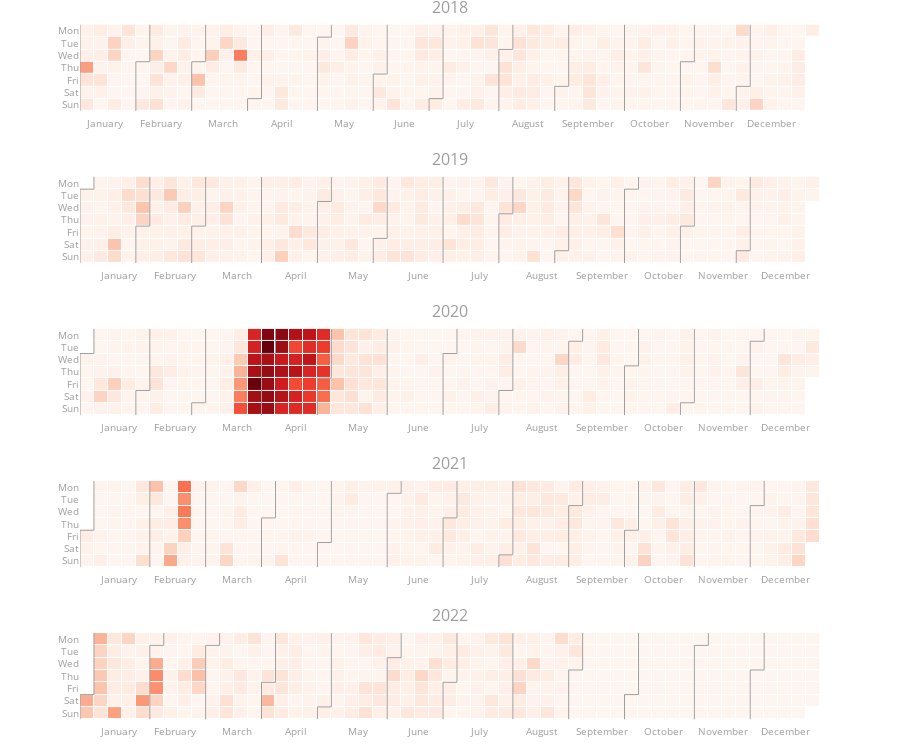

The cell this chart's notebook holds for it:
### Code cell
fig = calplot(
         events.reset_index(),
         x="FlightDate",
         y="Cancelled",
         colorscale="Reds",
         years_title=True
)
fig.show()

### Figure 1 — Plotly figure (JSON) as saved in the notebook; plotly's stock layout.template omitted (floating-point values rounded to 4 significant figures; data arrays with more than 128 entries replaced by an {"elided": "..."} marker saying what was removed)
{"data": [{"colorscale": [[0, "rgb(255,245,240)"], [0.125, "rgb(254,224,210)"], [0.25, "rgb(252,187,161)"], [0.375, "rgb(252,146,114)"], [0.5, "rgb(251,106,74)"], [0.625, "rgb(239,59,44)"], [0.75, "rgb(203,24,29)"], [0.875, "rgb(165,15,21)"], [1, "rgb(103,0,13)"]], "customdata": {"elided": "365x2 str values"}, "hovertemplate": "%{customdata[0]} <br>Week=%{x} <br>%{customdata[1]}=%{z}", "name": "2018", "showscale": false, "type": "heatmap", "x": {"elided": "365 int values"}, "xaxis": "x", "xgap": 1, "y": {"elided": "365 int values"}, "yaxis": "y", "ygap": 1, "z": {"elided": "365 float values"}, "zmax": 0.5336, "zmin": 0}, {"hoverinfo": "skip", "line": {"color": "#9e9e9e", "width": 1}, "mode": "lines", "type": "scatter", "x": [0.5, 0.5], "xaxis": "x", "y": [-0.5, 6.5], "yaxis": "y"}, {"hoverinfo": "skip", "line": {"color": "#9e9e9e", "width": 1}, "mode": "lines", "type": "scatter", "x": [4.5, 4.5], "xaxis": "x", "y": [2.5, 6.5], "yaxis": "y"}, {"hoverinfo": "skip", "line": {"color": "#9e9e9e", "width": 1}, "mode": "lines", "type": "scatter", "x": [4.5, 5.5], "xaxis": "x", "y": [2.5, 2.5], "yaxis": "y"}, {"hoverinfo": "skip", "line": {"color": "#9e9e9e", "width": 1}, "mode": "lines", "type": "scatter", "x": [5.5, 5.5], "xaxis": "x", "y": [2.5, -0.5], "yaxis": "y"}, {"hoverinfo": "skip", "line": {"color": "#9e9e9e", "width": 1}, "mode": "lines", "type": "scatter", "x": [8.5, 8.5], "xaxis": "x", "y": [2.5, 6.5], "yaxis": "y"}, {"hoverinfo": "skip", "line": {"color": "#9e9e9e", "width": 1}, "mode": "lines", "type": "scatter", "x": [8.5, 9.5], "xaxis": "x", "y": [2.5, 2.5], "yaxis": "y"}, {"hoverinfo": "skip", "line": {"color": "#9e9e9e", "width": 1}, "mode": "lines", "type": "scatter", "x": [9.5, 9.5], "xaxis": "x", "y": [2.5, -0.5], "yaxis": "y"}, {"hoverinfo": "skip", "line": {"color": "#9e9e9e", "width": 1}, "mode": "lines", "type": "scatter", "x": [12.5, 12.5], "xaxis": "x", "y": [5.5, 6.5], "yaxis": "y"}, {"hoverinfo": "skip", "line": {"color": "#9e9e9e", "width": 1}, "mode": "lines", "type": "scatter", "x": [12.5, 13.5], "xaxis": "x", "y": [5.5, 5.5], "yaxis": "y"}, {"hoverinfo": "skip", "line": {"color": "#9e9e9e", "width": 1}, "mode": "lines", "type": "scatter", "x": [13.5, 13.5], "xaxis": "x", "y": [5.5, -0.5], "yaxis": "y"}, {"hoverinfo": "skip", "line": {"color": "#9e9e9e", "width": 1}, "mode": "lines", "type": "scatter", "x": [17.5, 17.5], "xaxis": "x", "y": [0.5, 6.5], "yaxis": "y"}, {"hoverinfo": "skip", "line": {"color": "#9e9e9e", "width": 1}, "mode": "lines", "type": "scatter", "x": [17.5, 18.5], "xaxis": "x", "y": [0.5, 0.5], "yaxis": "y"}, {"hoverinfo": "skip", "line": {"color": "#9e9e9e", "width": 1}, "mode": "lines", "type": "scatter", "x": [18.5, 18.5], "xaxis": "x", "y": [0.5, -0.5], "yaxis": "y"}, {"hoverinfo": "skip", "line": {"color": "#9e9e9e", "width": 1}, "mode": "lines", "type": "scatter", "x": [21.5, 21.5], "xaxis": "x", "y": [3.5, 6.5], "yaxis": "y"}, {"hoverinfo": "skip", "line": {"color": "#9e9e9e", "width": 1}, "mode": "lines", "type": "scatter", "x": [21.5, 22.5], "xaxis": "x", "y": [3.5, 3.5], "yaxis": "y"}, {"hoverinfo": "skip", "line": {"color": "#9e9e9e", "width": 1}, "mode": "lines", "type": "scatter", "x": [22.5, 22.5], "xaxis": "x", "y": [3.5, -0.5], "yaxis": "y"}, {"hoverinfo": "skip", "line": {"color": "#9e9e9e", "width": 1}, "mode": "lines", "type": "scatter", "x": [25.5, 25.5], "xaxis": "x", "y": [5.5, 6.5], "yaxis": "y"}, {"hoverinfo": "skip", "line": {"color": "#9e9e9e", "width": 1}, "mode": "lines", "type": "scatter", "x": [25.5, 26.5], "xaxis": "x", "y": [5.5, 5.5], "yaxis": "y"}, {"hoverinfo": "skip", "line": {"color": "#9e9e9e", "width": 1}, "mode": "lines", "type": "scatter", "x": [26.5, 26.5], "xaxis": "x", "y": [5.5, -0.5], "yaxis": "y"}, {"hoverinfo": "skip", "line": {"color": "#9e9e9e", "width": 1}, "mode": "lines", "type": "scatter", "x": [30.5, 30.5], "xaxis": "x", "y": [1.5, 6.5], "yaxis": "y"}, {"hoverinfo": "skip", "line": {"color": "#9e9e9e", "width": 1}, "mode": "lines", "type": "scatter", "x": [30.5, 31.5], "xaxis": "x", "y": [1.5, 1.5], "yaxis": "y"}, {"hoverinfo": "skip", "line": {"color": "#9e9e9e", "width": 1}, "mode": "lines", "type": "scatter", "x": [31.5, 31.5], "xaxis": "x", "y": [1.5, -0.5], "yaxis": "y"}, {"hoverinfo": "skip", "line": {"color": "#9e9e9e", "width": 1}, "mode": "lines", "type": "scatter", "x": [34.5, 34.5], "xaxis": "x", "y": [4.5, 6.5], "yaxis": "y"}, {"hoverinfo": "skip", "line": {"color": "#9e9e9e", "width": 1}, "mode": "lines", "type": "scatter", "x": [34.5, 35.5], "xaxis": "x", "y": [4.5, 4.5], "yaxis": "y"}, {"hoverinfo": "skip", "line": {"color": "#9e9e9e", "width": 1}, "mode": "lines", "type": "scatter", "x": [35.5, 35.5], "xaxis": "x", "y": [4.5, -0.5], "yaxis": "y"}, {"hoverinfo": "skip", "line": {"color": "#9e9e9e", "width": 1}, "mode": "lines", "type": "scatter", "x": [39.5, 39.5], "xaxis": "x", "y": [-0.5, 6.5], "yaxis": "y"}, {"hoverinfo": "skip", "line": {"color": "#9e9e9e", "width": 1}, "mode": "lines", "type": "scatter", "x": [43.5, 43.5], "xaxis": "x", "y": [2.5, 6.5], "yaxis": "y"}, {"hoverinfo": "skip", "line": {"color": "#9e9e9e", "width": 1}, "mode": "lines", "type": "scatter", "x": [43.5, 44.5], "xaxis": "x", "y": [2.5, 2.5], "yaxis": "y"}, {"hoverinfo": "skip", "line": {"color": "#9e9e9e", "width": 1}, "mode": "lines", "type": "scatter", "x": [44.5, 44.5], "xaxis": "x", "y": [2.5, -0.5], "yaxis": "y"}, {"hoverinfo": "skip", "line": {"color": "#9e9e9e", "width": 1}, "mode": "lines", "type": "scatter", "x": [47.5, 47.5], "xaxis": "x", "y": [4.5, 6.5], "yaxis": "y"}, {"hoverinfo": "skip", "line": {"color": "#9e9e9e", "width": 1}, "mode": "lines", "type": "scatter", "x": [47.5, 48.5], "xaxis": "x", "y": [4.5, 4.5], "yaxis": "y"}, {"hoverinfo": "skip", "line": {"color": "#9e9e9e", "width": 1}, "mode": "lines", "type": "scatter", "x": [48.5, 48.5], "xaxis": "x", "y": [4.5, -0.5], "yaxis": "y"}, {"colorscale": [[0, "rgb(255,245,240)"], [0.125, "rgb(254,224,210)"], [0.25, "rgb(252,187,161)"], [0.375, "rgb(252,146,114)"], [0.5, "rgb(251,106,74)"], [0.625, "rgb(239,59,44)"], [0.75, "rgb(203,24,29)"], [0.875, "rgb(165,15,21)"], [1, "rgb(103,0,13)"]], "customdata": {"elided": "365x2 str values"}, "hovertemplate": "%{customdata[0]} <br>Week=%{x} <br>%{customdata[1]}=%{z}", "name": "2019", "showscale": false, "type": "heatmap", "x": {"elided": "365 int values"}, "xaxis": "x2", "xgap": 1, "y": {"elided": "365 int values"}, "yaxis": "y2", "ygap": 1, "z": {"elided": "365 float values"}, "zmax": 0.5336, "zmin": 0}, {"hoverinfo": "skip", "line": {"color": "#9e9e9e", "width": 1}, "mode": "lines", "type": "scatter", "x": [-0.5, -0.5], "xaxis": "x2", "y": [0.5, 6.5], "yaxis": "y2"}, {"hoverinfo": "skip", "line": {"color": "#9e9e9e", "width": 1}, "mode": "lines", "type": "scatter", "x": [-0.5, 0.5], "xaxis": "x2", "y": [0.5, 0.5], "yaxis": "y2"}, {"hoverinfo": "skip", "line": {"color": "#9e9e9e", "width": 1}, "mode": "lines", "type": "scatter", "x": [0.5, 0.5], "xaxis": "x2", "y": [0.5, -0.5], "yaxis": "y2"}, {"hoverinfo": "skip", "line": {"color": "#9e9e9e", "width": 1}, "mode": "lines", "type": "scatter", "x": [3.5, 3.5], "xaxis": "x2", "y": [3.5, 6.5], "yaxis": "y2"}, {"hoverinfo": "skip", "line": {"color": "#9e9e9e", "width": 1}, "mode": "lines", "type": "scatter", "x": [3.5, 4.5], "xaxis": "x2", "y": [3.5, 3.5], "yaxis": "y2"}, {"hoverinfo": "skip", "line": {"color": "#9e9e9e", "width": 1}, "mode": "lines", "type": "scatter", "x": [4.5, 4.5], "xaxis": "x2", "y": [3.5, -0.5], "yaxis": "y2"}, {"hoverinfo": "skip", "line": {"color": "#9e9e9e", "width": 1}, "mode": "lines", "type": "scatter", "x": [7.5, 7.5], "xaxis": "x2", "y": [3.5, 6.5], "yaxis": "y2"}, {"hoverinfo": "skip", "line": {"color": "#9e9e9e", "width": 1}, "mode": "lines", "type": "scatter", "x": [7.5, 8.5], "xaxis": "x2", "y": [3.5, 3.5], "yaxis": "y2"}, {"hoverinfo": "skip", "line": {"color": "#9e9e9e", "width": 1}, "mode": "lines", "type": "scatter", "x": [8.5, 8.5], "xaxis": "x2", "y": [3.5, -0.5], "yaxis": "y2"}, {"hoverinfo": "skip", "line": {"color": "#9e9e9e", "width": 1}, "mode": "lines", "type": "scatter", "x": [12.5, 12.5], "xaxis": "x2", "y": [-0.5, 6.5], "yaxis": "y2"}, {"hoverinfo": "skip", "line": {"color": "#9e9e9e", "width": 1}, "mode": "lines", "type": "scatter", "x": [16.5, 16.5], "xaxis": "x2", "y": [1.5, 6.5], "yaxis": "y2"}, {"hoverinfo": "skip", "line": {"color": "#9e9e9e", "width": 1}, "mode": "lines", "type": "scatter", "x": [16.5, 17.5], "xaxis": "x2", "y": [1.5, 1.5], "yaxis": "y2"}, {"hoverinfo": "skip", "line": {"color": "#9e9e9e", "width": 1}, "mode": "lines", "type": "scatter", "x": [17.5, 17.5], "xaxis": "x2", "y": [1.5, -0.5], "yaxis": "y2"}, {"hoverinfo": "skip", "line": {"color": "#9e9e9e", "width": 1}, "mode": "lines", "type": "scatter", "x": [20.5, 20.5], "xaxis": "x2", "y": [4.5, 6.5], "yaxis": "y2"}, {"hoverinfo": "skip", "line": {"color": "#9e9e9e", "width": 1}, "mode": "lines", "type": "scatter", "x": [20.5, 21.5], "xaxis": "x2", "y": [4.5, 4.5], "yaxis": "y2"}, {"hoverinfo": "skip", "line": {"color": "#9e9e9e", "width": 1}, "mode": "lines", "type": "scatter", "x": [21.5, 21.5], "xaxis": "x2", "y": [4.5, -0.5], "yaxis": "y2"}, {"hoverinfo": "skip", "line": {"color": "#9e9e9e", "width": 1}, "mode": "lines", "type": "scatter", "x": [25.5, 25.5], "xaxis": "x2", "y": [-0.5, 6.5], "yaxis": "y2"}, {"hoverinfo": "skip", "line": {"color": "#9e9e9e", "width": 1}, "mode": "lines", "type": "scatter", "x": [29.5, 29.5], "xaxis": "x2", "y": [2.5, 6.5], "yaxis": "y2"}, {"hoverinfo": "skip", "line": {"color": "#9e9e9e", "width": 1}, "mode": "lines", "type": "scatter", "x": [29.5, 30.5], "xaxis": "x2", "y": [2.5, 2.5], "yaxis": "y2"}, {"hoverinfo": "skip", "line": {"color": "#9e9e9e", "width": 1}, "mode": "lines", "type": "scatter", "x": [30.5, 30.5], "xaxis": "x2", "y": [2.5, -0.5], "yaxis": "y2"}, {"hoverinfo": "skip", "line": {"color": "#9e9e9e", "width": 1}, "mode": "lines", "type": "scatter", "x": [33.5, 33.5], "xaxis": "x2", "y": [5.5, 6.5], "yaxis": "y2"}, {"hoverinfo": "skip", "line": {"color": "#9e9e9e", "width": 1}, "mode": "lines", "type": "scatter", "x": [33.5, 34.5], "xaxis": "x2", "y": [5.5, 5.5], "yaxis": "y2"}, {"hoverinfo": "skip", "line": {"color": "#9e9e9e", "width": 1}, "mode": "lines", "type": "scatter", "x": [34.5, 34.5], "xaxis": "x2", "y": [5.5, -0.5], "yaxis": "y2"}, {"hoverinfo": "skip", "line": {"color": "#9e9e9e", "width": 1}, "mode": "lines", "type": "scatter", "x": [38.5, 38.5], "xaxis": "x2", "y": [0.5, 6.5], "yaxis": "y2"}, {"hoverinfo": "skip", "line": {"color": "#9e9e9e", "width": 1}, "mode": "lines", "type": "scatter", "x": [38.5, 39.5], "xaxis": "x2", "y": [0.5, 0.5], "yaxis": "y2"}, {"hoverinfo": "skip", "line": {"color": "#9e9e9e", "width": 1}, "mode": "lines", "type": "scatter", "x": [39.5, 39.5], "xaxis": "x2", "y": [0.5, -0.5], "yaxis": "y2"}, {"hoverinfo": "skip", "line": {"color": "#9e9e9e", "width": 1}, "mode": "lines", "type": "scatter", "x": [42.5, 42.5], "xaxis": "x2", "y": [3.5, 6.5], "yaxis": "y2"}, {"hoverinfo": "skip", "line": {"color": "#9e9e9e", "width": 1}, "mode": "lines", "type": "scatter", "x": [42.5, 43.5], "xaxis": "x2", "y": [3.5, 3.5], "yaxis": "y2"}, {"hoverinfo": "skip", "line": {"color": "#9e9e9e", "width": 1}, "mode": "lines", "type": "scatter", "x": [43.5, 43.5], "xaxis": "x2", "y": [3.5, -0.5], "yaxis": "y2"}, {"hoverinfo": "skip", "line": {"color": "#9e9e9e", "width": 1}, "mode": "lines", "type": "scatter", "x": [46.5, 46.5], "xaxis": "x2", "y": [5.5, 6.5], "yaxis": "y2"}, {"hoverinfo": "skip", "line": {"color": "#9e9e9e", "width": 1}, "mode": "lines", "type": "scatter", "x": [46.5, 47.5], "xaxis": "x2", "y": [5.5, 5.5], "yaxis": "y2"}, {"hoverinfo": "skip", "line": {"color": "#9e9e9e", "width": 1}, "mode": "lines", "type": "scatter", "x": [47.5, 47.5], "xaxis": "x2", "y": [5.5, -0.5], "yaxis": "y2"}, {"colorscale": [[0, "rgb(255,245,240)"], [0.125, "rgb(254,224,210)"], [0.25, "rgb(252,187,161)"], [0.375, "rgb(252,146,114)"], [0.5, "rgb(251,106,74)"], [0.625, "rgb(239,59,44)"], [0.75, "rgb(203,24,29)"], [0.875, "rgb(165,15,21)"], [1, "rgb(103,0,13)"]], "customdata": {"elided": "366x2 str values"}, "hovertemplate": "%{customdata[0]} <br>Week=%{x} <br>%{customdata[1]}=%{z}", "name": "2020", "showscale": false, "type": "heatmap", "x": {"elided": "366 int values"}, "xaxis": "x3", "xgap": 1, "y": {"elided": "366 int values"}, "yaxis": "y3", "ygap": 1, "z": {"elided": "366 float values"}, "zmax": 0.5336, "zmin": 0}, {"hoverinfo": "skip", "line": {"color": "#9e9e9e", "width": 1}, "mode": "lines", "type": "scatter", "x": [-0.5, -0.5], "xaxis": "x3", "y": [1.5, 6.5], "yaxis": "y3"}, {"hoverinfo": "skip", "line": {"color": "#9e9e9e", "width": 1}, "mode": "lines", "type": "scatter", "x": [-0.5, 0.5], "xaxis": "x3", "y": [1.5, 1.5], "yaxis": "y3"}, {"hoverinfo": "skip", "line": {"color": "#9e9e9e", "width": 1}, "mode": "lines", "type": "scatter", "x": [0.5, 0.5], "xaxis": "x3", "y": [1.5, -0.5], "yaxis": "y3"}, {"hoverinfo": "skip", "line": {"color": "#9e9e9e", "width": 1}, "mode": "lines", "type": "scatter", "x": [3.5, 3.5], "xaxis": "x3", "y": [4.5, 6.5], "yaxis": "y3"}, {"hoverinfo": "skip", "line": {"color": "#9e9e9e", "width": 1}, "mode": "lines", "type": "scatter", "x": [3.5, 4.5], "xaxis": "x3", "y": [4.5, 4.5], "yaxis": "y3"}, {"hoverinfo": "skip", "line": {"color": "#9e9e9e", "width": 1}, "mode": "lines", "type": "scatter", "x": [4.5, 4.5], "xaxis": "x3", "y": [4.5, -0.5], "yaxis": "y3"}, {"hoverinfo": "skip", "line": {"color": "#9e9e9e", "width": 1}, "mode": "lines", "type": "scatter", "x": [7.5, 7.5], "xaxis": "x3", "y": [5.5, 6.5], "yaxis": "y3"}, {"hoverinfo": "skip", "line": {"color": "#9e9e9e", "width": 1}, "mode": "lines", "type": "scatter", "x": [7.5, 8.5], "xaxis": "x3", "y": [5.5, 5.5], "yaxis": "y3"}, {"hoverinfo": "skip", "line": {"color": "#9e9e9e", "width": 1}, "mode": "lines", "type": "scatter", "x": [8.5, 8.5], "xaxis": "x3", "y": [5.5, -0.5], "yaxis": "y3"}, {"hoverinfo": "skip", "line": {"color": "#9e9e9e", "width": 1}, "mode": "lines", "type": "scatter", "x": [12.5, 12.5], "xaxis": "x3", "y": [1.5, 6.5], "yaxis": "y3"}, {"hoverinfo": "skip", "line": {"color": "#9e9e9e", "width": 1}, "mode": "lines", "type": "scatter", "x": [12.5, 13.5], "xaxis": "x3", "y": [1.5, 1.5], "yaxis": "y3"}, {"hoverinfo": "skip", "line": {"color": "#9e9e9e", "width": 1}, "mode": "lines", "type": "scatter", "x": [13.5, 13.5], "xaxis": "x3", "y": [1.5, -0.5], "yaxis": "y3"}, {"hoverinfo": "skip", "line": {"color": "#9e9e9e", "width": 1}, "mode": "lines", "type": "scatter", "x": [16.5, 16.5], "xaxis": "x3", "y": [3.5, 6.5], "yaxis": "y3"}, {"hoverinfo": "skip", "line": {"color": "#9e9e9e", "width": 1}, "mode": "lines", "type": "scatter", "x": [16.5, 17.5], "xaxis": "x3", "y": [3.5, 3.5], "yaxis": "y3"}, {"hoverinfo": "skip", "line": {"color": "#9e9e9e", "width": 1}, "mode": "lines", "type": "scatter", "x": [17.5, 17.5], "xaxis": "x3", "y": [3.5, -0.5], "yaxis": "y3"}, {"hoverinfo": "skip", "line": {"color": "#9e9e9e", "width": 1}, "mode": "lines", "type": "scatter", "x": [21.5, 21.5], "xaxis": "x3", "y": [-0.5, 6.5], "yaxis": "y3"}, {"hoverinfo": "skip", "line": {"color": "#9e9e9e", "width": 1}, "mode": "lines", "type": "scatter", "x": [25.5, 25.5], "xaxis": "x3", "y": [1.5, 6.5], "yaxis": "y3"}, {"hoverinfo": "skip", "line": {"color": "#9e9e9e", "width": 1}, "mode": "lines", "type": "scatter", "x": [25.5, 26.5], "xaxis": "x3", "y": [1.5, 1.5], "yaxis": "y3"}, {"hoverinfo": "skip", "line": {"color": "#9e9e9e", "width": 1}, "mode": "lines", "type": "scatter", "x": [26.5, 26.5], "xaxis": "x3", "y": [1.5, -0.5], "yaxis": "y3"}, {"hoverinfo": "skip", "line": {"color": "#9e9e9e", "width": 1}, "mode": "lines", "type": "scatter", "x": [29.5, 29.5], "xaxis": "x3", "y": [4.5, 6.5], "yaxis": "y3"}, {"hoverinfo": "skip", "line": {"color": "#9e9e9e", "width": 1}, "mode": "lines", "type": "scatter", "x": [29.5, 30.5], "xaxis": "x3", "y": [4.5, 4.5], "yaxis": "y3"}, {"hoverinfo": "skip", "line": {"color": "#9e9e9e", "width": 1}, "mode": "lines", "type": "scatter", "x": [30.5, 30.5], "xaxis": "x3", "y": [4.5, -0.5], "yaxis": "y3"}, {"hoverinfo": "skip", "line": {"color": "#9e9e9e", "width": 1}, "mode": "lines", "type": "scatter", "x": [34.5, 34.5], "xaxis": "x3", "y": [0.5, 6.5], "yaxis": "y3"}, {"hoverinfo": "skip", "line": {"color": "#9e9e9e", "width": 1}, "mode": "lines", "type": "scatter", "x": [34.5, 35.5], "xaxis": "x3", "y": [0.5, 0.5], "yaxis": "y3"}, {"hoverinfo": "skip", "line": {"color": "#9e9e9e", "width": 1}, "mode": "lines", "type": "scatter", "x": [35.5, 35.5], "xaxis": "x3", "y": [0.5, -0.5], "yaxis": "y3"}, {"hoverinfo": "skip", "line": {"color": "#9e9e9e", "width": 1}, "mode": "lines", "type": "scatter", "x": [38.5, 38.5], "xaxis": "x3", "y": [2.5, 6.5], "yaxis": "y3"}, {"hoverinfo": "skip", "line": {"color": "#9e9e9e", "width": 1}, "mode": "lines", "type": "scatter", "x": [38.5, 39.5], "xaxis": "x3", "y": [2.5, 2.5], "yaxis": "y3"}, {"hoverinfo": "skip", "line": {"color": "#9e9e9e", "width": 1}, "mode": "lines", "type": "scatter", "x": [39.5, 39.5], "xaxis": "x3", "y": [2.5, -0.5], "yaxis": "y3"}, {"hoverinfo": "skip", "line": {"color": "#9e9e9e", "width": 1}, "mode": "lines", "type": "scatter", "x": [42.5, 42.5], "xaxis": "x3", "y": [5.5, 6.5], "yaxis": "y3"}, {"hoverinfo": "skip", "line": {"color": "#9e9e9e", "width": 1}, "mode": "lines", "type": "scatter", "x": [42.5, 43.5], "xaxis": "x3", "y": [5.5, 5.5], "yaxis": "y3"}, {"hoverinfo": "skip", "line": {"color": "#9e9e9e", "width": 1}, "mode": "lines", "type": "scatter", "x": [43.5, 43.5], "xaxis": "x3", "y": [5.5, -0.5], "yaxis": "y3"}, {"hoverinfo": "skip", "line": {"color": "#9e9e9e", "width": 1}, "mode": "lines", "type": "scatter", "x": [47.5, 47.5], "xaxis": "x3", "y": [0.5, 6.5], "yaxis": "y3"}, {"hoverinfo": "skip", "line": {"color": "#9e9e9e", "width": 1}, "mode": "lines", "type": "scatter", "x": [47.5, 48.5], "xaxis": "x3", "y": [0.5, 0.5], "yaxis": "y3"}, {"hoverinfo": "skip", "line": {"color": "#9e9e9e", "width": 1}, "mode": "lines", "type": "scatter", "x": [48.5, 48.5], "xaxis": "x3", "y": [0.5, -0.5], "yaxis": "y3"}, {"colorscale": [[0, "rgb(255,245,240)"], [0.125, "rgb(254,224,210)"], [0.25, "rgb(252,187,161)"], [0.375, "rgb(252,146,114)"], [0.5, "rgb(251,106,74)"], [0.625, "rgb(239,59,44)"], [0.75, "rgb(203,24,29)"], [0.875, "rgb(165,15,21)"], [1, "rgb(103,0,13)"]], "customdata": {"elided": "365x2 str values"}, "hovertemplate": "%{customdata[0]} <br>Week=%{x} <br>%{customdata[1]}=%{z}", "name": "2021", "showscale": false, "type": "heatmap", "x": {"elided": "365 int values"}, "xaxis": "x4", "xgap": 1, "y": {"elided": "365 int values"}, "yaxis": "y4", "ygap": 1, "z": {"elided": "365 float values"}, "zmax": 0.5336, "zmin": 0}, {"hoverinfo": "skip", "line": {"color": "#9e9e9e", "width": 1}, "mode": "lines", "type": "scatter", "x": [-0.5, -0.5], "xaxis": "x4", "y": [3.5, 6.5], "yaxis": "y4"}, {"hoverinfo": "skip", "line": {"color": "#9e9e9e", "width": 1}, "mode": "lines", "type": "scatter", "x": [-0.5, 0.5], "xaxis": "x4", "y": [3.5, 3.5], "yaxis": "y4"}, {"hoverinfo": "skip", "line": {"color": "#9e9e9e", "width": 1}, "mode": "lines", "type": "scatter", "x": [0.5, 0.5], "xaxis": "x4", "y": [3.5, -0.5], "yaxis": "y4"}, {"hoverinfo": "skip", "line": {"color": "#9e9e9e", "width": 1}, "mode": "lines", "type": "scatter", "x": [4.5, 4.5], "xaxis": "x4", "y": [-0.5, 6.5], "yaxis": "y4"}, {"hoverinfo": "skip", "line": {"color": "#9e9e9e", "width": 1}, "mode": "lines", "type": "scatter", "x": [8.5, 8.5], "xaxis": "x4", "y": [-0.5, 6.5], "yaxis": "y4"}, {"hoverinfo": "skip", "line": {"color": "#9e9e9e", "width": 1}, "mode": "lines", "type": "scatter", "x": [12.5, 12.5], "xaxis": "x4", "y": [2.5, 6.5], "yaxis": "y4"}, {"hoverinfo": "skip", "line": {"color": "#9e9e9e", "width": 1}, "mode": "lines", "type": "scatter", "x": [12.5, 13.5], "xaxis": "x4", "y": [2.5, 2.5], "yaxis": "y4"}, {"hoverinfo": "skip", "line": {"color": "#9e9e9e", "width": 1}, "mode": "lines", "type": "scatter", "x": [13.5, 13.5], "xaxis": "x4", "y": [2.5, -0.5], "yaxis": "y4"}, {"hoverinfo": "skip", "line": {"color": "#9e9e9e", "width": 1}, "mode": "lines", "type": "scatter", "x": [16.5, 16.5], "xaxis": "x4", "y": [4.5, 6.5], "yaxis": "y4"}, {"hoverinfo": "skip", "line": {"color": "#9e9e9e", "width": 1}, "mode": "lines", "type": "scatter", "x": [16.5, 17.5], "xaxis": "x4", "y": [4.5, 4.5], "yaxis": "y4"}, {"hoverinfo": "skip", "line": {"color": "#9e9e9e", "width": 1}, "mode": "lines", "type": "scatter", "x": [17.5, 17.5], "xaxis": "x4", "y": [4.5, -0.5], "yaxis": "y4"}, {"hoverinfo": "skip", "line": {"color": "#9e9e9e", "width": 1}, "mode": "lines", "type": "scatter", "x": [21.5, 21.5], "xaxis": "x4", "y": [0.5, 6.5], "yaxis": "y4"}, {"hoverinfo": "skip", "line": {"color": "#9e9e9e", "width": 1}, "mode": "lines", "type": "scatter", "x": [21.5, 22.5], "xaxis": "x4", "y": [0.5, 0.5], "yaxis": "y4"}, {"hoverinfo": "skip", "line": {"color": "#9e9e9e", "width": 1}, "mode": "lines", "type": "scatter", "x": [22.5, 22.5], "xaxis": "x4", "y": [0.5, -0.5], "yaxis": "y4"}, {"hoverinfo": "skip", "line": {"color": "#9e9e9e", "width": 1}, "mode": "lines", "type": "scatter", "x": [25.5, 25.5], "xaxis": "x4", "y": [2.5, 6.5], "yaxis": "y4"}, {"hoverinfo": "skip", "line": {"color": "#9e9e9e", "width": 1}, "mode": "lines", "type": "scatter", "x": [25.5, 26.5], "xaxis": "x4", "y": [2.5, 2.5], "yaxis": "y4"}, {"hoverinfo": "skip", "line": {"color": "#9e9e9e", "width": 1}, "mode": "lines", "type": "scatter", "x": [26.5, 26.5], "xaxis": "x4", "y": [2.5, -0.5], "yaxis": "y4"}, {"hoverinfo": "skip", "line": {"color": "#9e9e9e", "width": 1}, "mode": "lines", "type": "scatter", "x": [29.5, 29.5], "xaxis": "x4", "y": [5.5, 6.5], "yaxis": "y4"}, {"hoverinfo": "skip", "line": {"color": "#9e9e9e", "width": 1}, "mode": "lines", "type": "scatter", "x": [29.5, 30.5], "xaxis": "x4", "y": [5.5, 5.5], "yaxis": "y4"}, {"hoverinfo": "skip", "line": {"color": "#9e9e9e", "width": 1}, "mode": "lines", "type": "scatter", "x": [30.5, 30.5], "xaxis": "x4", "y": [5.5, -0.5], "yaxis": "y4"}, {"hoverinfo": "skip", "line": {"color": "#9e9e9e", "width": 1}, "mode": "lines", "type": "scatter", "x": [34.5, 34.5], "xaxis": "x4", "y": [1.5, 6.5], "yaxis": "y4"}, {"hoverinfo": "skip", "line": {"color": "#9e9e9e", "width": 1}, "mode": "lines", "type": "scatter", "x": [34.5, 35.5], "xaxis": "x4", "y": [1.5, 1.5], "yaxis": "y4"}, {"hoverinfo": "skip", "line": {"color": "#9e9e9e", "width": 1}, "mode": "lines", "type": "scatter", "x": [35.5, 35.5], "xaxis": "x4", "y": [1.5, -0.5], "yaxis": "y4"}, {"hoverinfo": "skip", "line": {"color": "#9e9e9e", "width": 1}, "mode": "lines", "type": "scatter", "x": [38.5, 38.5], "xaxis": "x4", "y": [3.5, 6.5], "yaxis": "y4"}, {"hoverinfo": "skip", "line": {"color": "#9e9e9e", "width": 1}, "mode": "lines", "type": "scatter", "x": [38.5, 39.5], "xaxis": "x4", "y": [3.5, 3.5], "yaxis": "y4"}, {"hoverinfo": "skip", "line": {"color": "#9e9e9e", "width": 1}, "mode": "lines", "type": "scatter", "x": [39.5, 39.5], "xaxis": "x4", "y": [3.5, -0.5], "yaxis": "y4"}, {"hoverinfo": "skip", "line": {"color": "#9e9e9e", "width": 1}, "mode": "lines", "type": "scatter", "x": [43.5, 43.5], "xaxis": "x4", "y": [-0.5, 6.5], "yaxis": "y4"}, {"hoverinfo": "skip", "line": {"color": "#9e9e9e", "width": 1}, "mode": "lines", "type": "scatter", "x": [47.5, 47.5], "xaxis": "x4", "y": [1.5, 6.5], "yaxis": "y4"}, {"hoverinfo": "skip", "line": {"color": "#9e9e9e", "width": 1}, "mode": "lines", "type": "scatter", "x": [47.5, 48.5], "xaxis": "x4", "y": [1.5, 1.5], "yaxis": "y4"}, {"hoverinfo": "skip", "line": {"color": "#9e9e9e", "width": 1}, "mode": "lines", "type": "scatter", "x": [48.5, 48.5], "xaxis": "x4", "y": [1.5, -0.5], "yaxis": "y4"}, {"colorscale": [[0, "rgb(255,245,240)"], [0.125, "rgb(254,224,210)"], [0.25, "rgb(252,187,161)"], [0.375, "rgb(252,146,114)"], [0.5, "rgb(251,106,74)"], [0.625, "rgb(239,59,44)"], [0.75, "rgb(203,24,29)"], [0.875, "rgb(165,15,21)"], [1, "rgb(103,0,13)"]], "customdata": {"elided": "365x2 str values"}, "hovertemplate": "%{customdata[0]} <br>Week=%{x} <br>%{customdata[1]}=%{z}", "name": "2022", "showscale": false, "type": "heatmap", "x": {"elided": "365 int values"}, "xaxis": "x5", "xgap": 1, "y": {"elided": "365 int values"}, "yaxis": "y5", "ygap": 1, "z": {"elided": "365 float values"}, "zmax": 0.5336, "zmin": 0}, {"hoverinfo": "skip", "line": {"color": "#9e9e9e", "width": 1}, "mode": "lines", "type": "scatter", "x": [-0.5, -0.5], "xaxis": "x5", "y": [4.5, 6.5], "yaxis": "y5"}, {"hoverinfo": "skip", "line": {"color": "#9e9e9e", "width": 1}, "mode": "lines", "type": "scatter", "x": [-0.5, 0.5], "xaxis": "x5", "y": [4.5, 4.5], "yaxis": "y5"}, {"hoverinfo": "skip", "line": {"color": "#9e9e9e", "width": 1}, "mode": "lines", "type": "scatter", "x": [0.5, 0.5], "xaxis": "x5", "y": [4.5, -0.5], "yaxis": "y5"}, {"hoverinfo": "skip", "line": {"color": "#9e9e9e", "width": 1}, "mode": "lines", "type": "scatter", "x": [4.5, 4.5], "xaxis": "x5", "y": [0.5, 6.5], "yaxis": "y5"}, {"hoverinfo": "skip", "line": {"color": "#9e9e9e", "width": 1}, "mode": "lines", "type": "scatter", "x": [4.5, 5.5], "xaxis": "x5", "y": [0.5, 0.5], "yaxis": "y5"}, {"hoverinfo": "skip", "line": {"color": "#9e9e9e", "width": 1}, "mode": "lines", "type": "scatter", "x": [5.5, 5.5], "xaxis": "x5", "y": [0.5, -0.5], "yaxis": "y5"}, {"hoverinfo": "skip", "line": {"color": "#9e9e9e", "width": 1}, "mode": "lines", "type": "scatter", "x": [8.5, 8.5], "xaxis": "x5", "y": [0.5, 6.5], "yaxis": "y5"}, {"hoverinfo": "skip", "line": {"color": "#9e9e9e", "width": 1}, "mode": "lines", "type": "scatter", "x": [8.5, 9.5], "xaxis": "x5", "y": [0.5, 0.5], "yaxis": "y5"}, {"hoverinfo": "skip", "line": {"color": "#9e9e9e", "width": 1}, "mode": "lines", "type": "scatter", "x": [9.5, 9.5], "xaxis": "x5", "y": [0.5, -0.5], "yaxis": "y5"}, {"hoverinfo": "skip", "line": {"color": "#9e9e9e", "width": 1}, "mode": "lines", "type": "scatter", "x": [12.5, 12.5], "xaxis": "x5", "y": [3.5, 6.5], "yaxis": "y5"}, {"hoverinfo": "skip", "line": {"color": "#9e9e9e", "width": 1}, "mode": "lines", "type": "scatter", "x": [12.5, 13.5], "xaxis": "x5", "y": [3.5, 3.5], "yaxis": "y5"}, {"hoverinfo": "skip", "line": {"color": "#9e9e9e", "width": 1}, "mode": "lines", "type": "scatter", "x": [13.5, 13.5], "xaxis": "x5", "y": [3.5, -0.5], "yaxis": "y5"}, {"hoverinfo": "skip", "line": {"color": "#9e9e9e", "width": 1}, "mode": "lines", "type": "scatter", "x": [16.5, 16.5], "xaxis": "x5", "y": [5.5, 6.5], "yaxis": "y5"}, {"hoverinfo": "skip", "line": {"color": "#9e9e9e", "width": 1}, "mode": "lines", "type": "scatter", "x": [16.5, 17.5], "xaxis": "x5", "y": [5.5, 5.5], "yaxis": "y5"}, {"hoverinfo": "skip", "line": {"color": "#9e9e9e", "width": 1}, "mode": "lines", "type": "scatter", "x": [17.5, 17.5], "xaxis": "x5", "y": [5.5, -0.5], "yaxis": "y5"}, {"hoverinfo": "skip", "line": {"color": "#9e9e9e", "width": 1}, "mode": "lines", "type": "scatter", "x": [21.5, 21.5], "xaxis": "x5", "y": [1.5, 6.5], "yaxis": "y5"}, {"hoverinfo": "skip", "line": {"color": "#9e9e9e", "width": 1}, "mode": "lines", "type": "scatter", "x": [21.5, 22.5], "xaxis": "x5", "y": [1.5, 1.5], "yaxis": "y5"}, {"hoverinfo": "skip", "line": {"color": "#9e9e9e", "width": 1}, "mode": "lines", "type": "scatter", "x": [22.5, 22.5], "xaxis": "x5", "y": [1.5, -0.5], "yaxis": "y5"}, {"hoverinfo": "skip", "line": {"color": "#9e9e9e", "width": 1}, "mode": "lines", "type": "scatter", "x": [25.5, 25.5], "xaxis": "x5", "y": [3.5, 6.5], "yaxis": "y5"}, {"hoverinfo": "skip", "line": {"color": "#9e9e9e", "width": 1}, "mode": "lines", "type": "scatter", "x": [25.5, 26.5], "xaxis": "x5", "y": [3.5, 3.5], "yaxis": "y5"}, {"hoverinfo": "skip", "line": {"color": "#9e9e9e", "width": 1}, "mode": "lines", "type": "scatter", "x": [26.5, 26.5], "xaxis": "x5", "y": [3.5, -0.5], "yaxis": "y5"}, {"hoverinfo": "skip", "line": {"color": "#9e9e9e", "width": 1}, "mode": "lines", "type": "scatter", "x": [30.5, 30.5], "xaxis": "x5", "y": [-0.5, 6.5], "yaxis": "y5"}, {"hoverinfo": "skip", "line": {"color": "#9e9e9e", "width": 1}, "mode": "lines", "type": "scatter", "x": [34.5, 34.5], "xaxis": "x5", "y": [2.5, 6.5], "yaxis": "y5"}, {"hoverinfo": "skip", "line": {"color": "#9e9e9e", "width": 1}, "mode": "lines", "type": "scatter", "x": [34.5, 35.5], "xaxis": "x5", "y": [2.5, 2.5], "yaxis": "y5"}, {"hoverinfo": "skip", "line": {"color": "#9e9e9e", "width": 1}, "mode": "lines", "type": "scatter", "x": [35.5, 35.5], "xaxis": "x5", "y": [2.5, -0.5], "yaxis": "y5"}, {"hoverinfo": "skip", "line": {"color": "#9e9e9e", "width": 1}, "mode": "lines", "type": "scatter", "x": [38.5, 38.5], "xaxis": "x5", "y": [4.5, 6.5], "yaxis": "y5"}, {"hoverinfo": "skip", "line": {"color": "#9e9e9e", "width": 1}, "mode": "lines", "type": "scatter", "x": [38.5, 39.5], "xaxis": "x5", "y": [4.5, 4.5], "yaxis": "y5"}, {"hoverinfo": "skip", "line": {"color": "#9e9e9e", "width": 1}, "mode": "lines", "type": "scatter", "x": [39.5, 39.5], "xaxis": "x5", "y": [4.5, -0.5], "yaxis": "y5"}, {"hoverinfo": "skip", "line": {"color": "#9e9e9e", "width": 1}, "mode": "lines", "type": "scatter", "x": [43.5, 43.5], "xaxis": "x5", "y": [0.5, 6.5], "yaxis": "y5"}, {"hoverinfo": "skip", "line": {"color": "#9e9e9e", "width": 1}, "mode": "lines", "type": "scatter", "x": [43.5, 44.5], "xaxis": "x5", "y": [0.5, 0.5], "yaxis": "y5"}, {"hoverinfo": "skip", "line": {"color": "#9e9e9e", "width": 1}, "mode": "lines", "type": "scatter", "x": [44.5, 44.5], "xaxis": "x5", "y": [0.5, -0.5], "yaxis": "y5"}, {"hoverinfo": "skip", "line": {"color": "#9e9e9e", "width": 1}, "mode": "lines", "type": "scatter", "x": [47.5, 47.5], "xaxis": "x5", "y": [2.5, 6.5], "yaxis": "y5"}, {"hoverinfo": "skip", "line": {"color": "#9e9e9e", "width": 1}, "mode": "lines", "type": "scatter", "x": [47.5, 48.5], "xaxis": "x5", "y": [2.5, 2.5], "yaxis": "y5"}, {"hoverinfo": "skip", "line": {"color": "#9e9e9e", "width": 1}, "mode": "lines", "type": "scatter", "x": [48.5, 48.5], "xaxis": "x5", "y": [2.5, -0.5], "yaxis": "y5"}], "layout": {"annotations": [{"font": {"size": 16}, "showarrow": false, "text": "2018", "x": 0.5, "xanchor": "center", "xref": "paper", "y": 1.0, "yanchor": "bottom", "yref": "paper"}, {"font": {"size": 16}, "showarrow": false, "text": "2019", "x": 0.5, "xanchor": "center", "xref": "paper", "y": 0.784, "yanchor": "bottom", "yref": "paper"}, {"font": {"size": 16}, "showarrow": false, "text": "2020", "x": 0.5, "xanchor": "center", "xref": "paper", "y": 0.568, "yanchor": "bottom", "yref": "paper"}, {"font": {"size": 16}, "showarrow": false, "text": "2021", "x": 0.5, "xanchor": "center", "xref": "paper", "y": 0.352, "yanchor": "bottom", "yref": "paper"}, {"font": {"size": 16}, "showarrow": false, "text": "2022", "x": 0.5, "xanchor": "center", "xref": "paper", "y": 0.136, "yanchor": "bottom", "yref": "paper"}], "font": {"color": "#9e9e9e", "size": 10}, "height": 750, "margin": {"b": 20, "t": 20}, "plot_bgcolor": "#fff", "showlegend": false, "title": {"text": ""}, "xaxis": {"anchor": "y", "domain": [0, 1], "showgrid": false, "showline": false, "tickmode": "array", "ticktext": ["January", "February", "March", "April", "May", "June", "July", "August", "September", "October", "November", "December"], "tickvals": [2.286, 6.286, 10.71, 15, 19.43, 23.71, 28.14, 32.57, 36.86, 41.29, 45.57, 50], "zeroline": false}, "xaxis2": {"anchor": "y2", "domain": [0, 1], "showgrid": false, "showline": false, "tickmode": "array", "ticktext": ["January", "February", "March", "April", "May", "June", "July", "August", "September", "October", "November", "December"], "tickvals": [2.286, 6.286, 10.71, 15, 19.43, 23.71, 28.14, 32.57, 36.86, 41.29, 45.57, 50], "zeroline": false}, "xaxis3": {"anchor": "y3", "domain": [0, 1], "showgrid": false, "showline": false, "tickmode": "array", "ticktext": ["January", "February", "March", "April", "May", "June", "July", "August", "September", "October", "November", "December"], "tickvals": [2.286, 6.286, 10.71, 15, 19.43, 23.71, 28.14, 32.57, 36.86, 41.29, 45.57, 50], "zeroline": false}, "xaxis4": {"anchor": "y4", "domain": [0, 1], "showgrid": false, "showline": false, "tickmode": "array", "ticktext": ["January", "February", "March", "April", "May", "June", "July", "August", "September", "October", "November", "December"], "tickvals": [2.286, 6.286, 10.71, 15, 19.43, 23.71, 28.14, 32.57, 36.86, 41.29, 45.57, 50], "zeroline": false}, "xaxis5": {"anchor": "y5", "domain": [0, 1], "showgrid": false, "showline": false, "tickmode": "array", "ticktext": ["January", "February", "March", "April", "May", "June", "July", "August", "September", "October", "November", "December"], "tickvals": [2.286, 6.286, 10.71, 15, 19.43, 23.71, 28.14, 32.57, 36.86, 41.29, 45.57, 50], "zeroline": false}, "yaxis": {"anchor": "x", "autorange": "reversed", "domain": [0.864, 1.0], "showgrid": false, "showline": false, "tickmode": "array", "ticktext": ["Mon", "Tue", "Wed", "Thu", "Fri", "Sat", "Sun"], "tickvals": [0, 1, 2, 3, 4, 5, 6], "zeroline": false}, "yaxis2": {"anchor": "x2", "autorange": "reversed", "domain": [0.648, 0.784], "showgrid": false, "showline": false, "tickmode": "array", "ticktext": ["Mon", "Tue", "Wed", "Thu", "Fri", "Sat", "Sun"], "tickvals": [0, 1, 2, 3, 4, 5, 6], "zeroline": false}, "yaxis3": {"anchor": "x3", "autorange": "reversed", "domain": [0.432, 0.568], "showgrid": false, "showline": false, "tickmode": "array", "ticktext": ["Mon", "Tue", "Wed", "Thu", "Fri", "Sat", "Sun"], "tickvals": [0, 1, 2, 3, 4, 5, 6], "zeroline": false}, "yaxis4": {"anchor": "x4", "autorange": "reversed", "domain": [0.216, 0.352], "showgrid": false, "showline": false, "tickmode": "array", "ticktext": ["Mon", "Tue", "Wed", "Thu", "Fri", "Sat", "Sun"], "tickvals": [0, 1, 2, 3, 4, 5, 6], "zeroline": false}, "yaxis5": {"anchor": "x5", "autorange": "reversed", "domain": [0, 0.136], "showgrid": false, "showline": false, "tickmode": "array", "ticktext": ["Mon", "Tue", "Wed", "Thu", "Fri", "Sat", "Sun"], "tickvals": [0, 1, 2, 3, 4, 5, 6], "zeroline": false}}}
